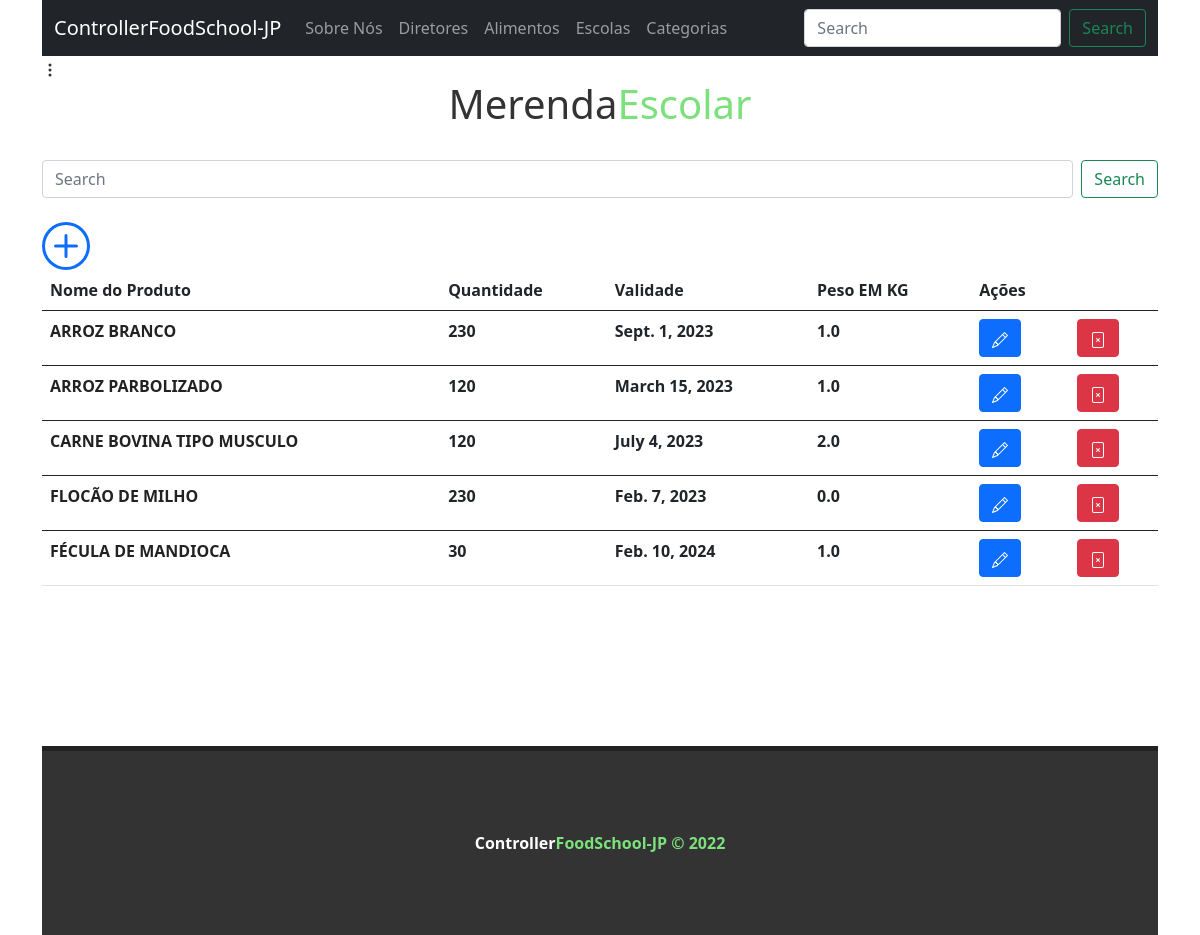
Before: / with the older database file.
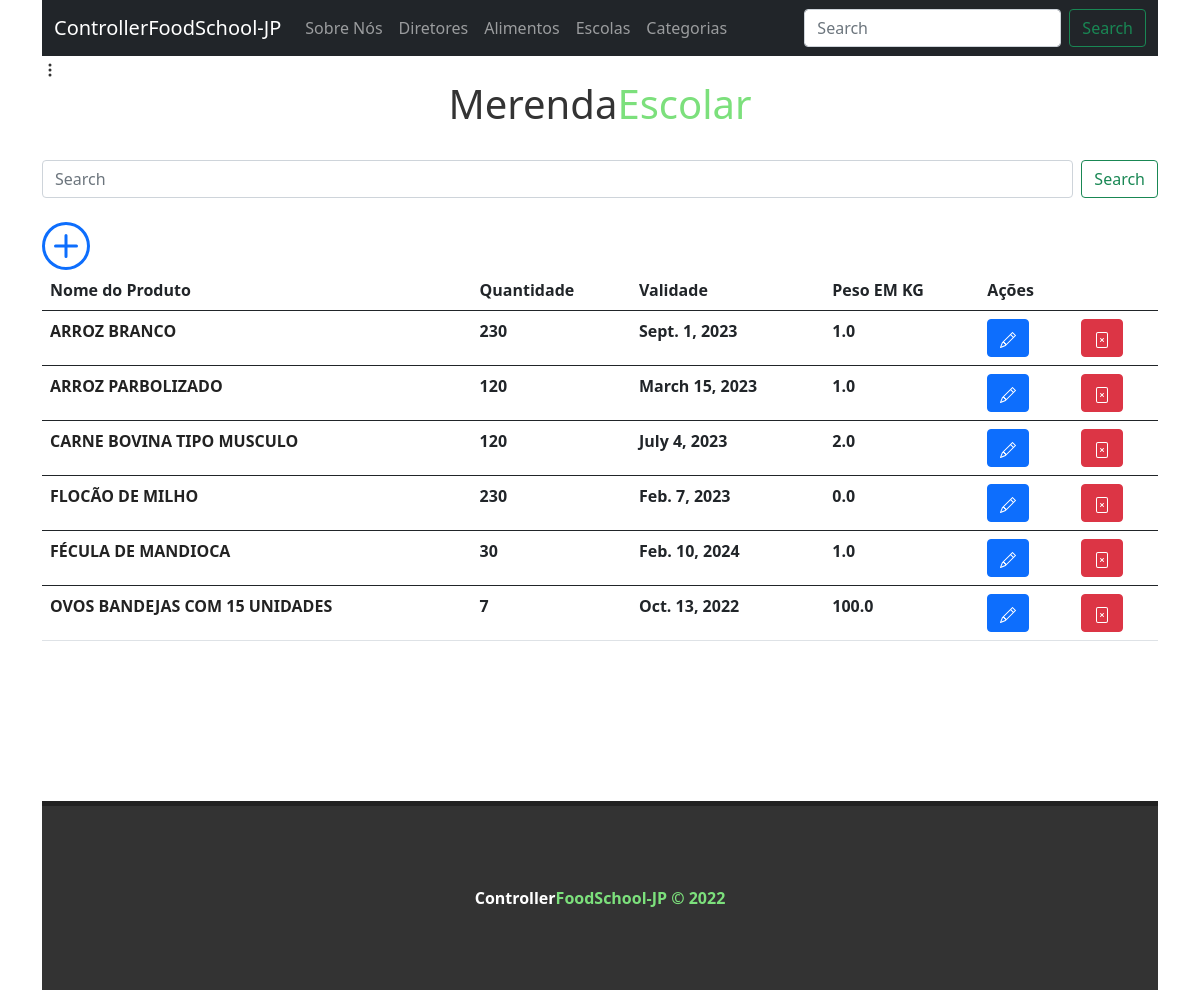
After: the same page with the newer database file.
### food/models.py (models this page shows, shortened)
class Food(models.Model):
   name = models.CharField(max_length=255)
   validity = models.DateField()
   quantity = models.IntegerField(null=True)
   weight = models.FloatField(null = True)
   category = models.ForeignKey(Category, on_delete=models.CASCADE)
   created_at = models.DateTimeField(auto_now_add=True)
   updated_at = models.DateTimeField(auto_now=True)

### food/views.py (the view)
# urls.py: path('', views.index, name= "index category"),
def index(request):
    food = Food.objects.all().order_by('name')
    return render(request, 'food/index.html', {'food': food})

### food/templates/food/index.html (shortened to what this page needs)
{% extends 'base.html' %}
{% block content %}
<div class="content">
<h1>Merenda<span>Escolar</span></h1>
</div>
<br>
   <form action="/search/" method='GET' class="d-flex">
    <input class="form-control me-2" name='name'type="search" placeholder="Search" aria-label="Search">
    <button class="btn btn-outline-success" type="submit">Search</button>
  </form>
  <br>
    <a href="/create"><strong></a>
    <table class="table">
        <thead>
            <tr>
                <th   scope="col">Nome do Produto</th>
                <th  scope="col">Quantidade</th>
                <th scope="col">Validade</th>
                <th  scope="col">Peso EM KG</th>
                <th  scope="col">Ações</th>
            </tr>
        </thead>
        {% for f in food %}
            <tbody>
                <tr>
                    <td><strong class="show"><a href="show/{{f.id}}">{{f.name}}</a></strong></td>
                    <td><strong>{{f.quantity}}</strong> </td>
                    <td><strong>{{f.validity}}</strong></td>
                    <td><strong>{{f.weight}}</strong></td>
                    <td>
                        <div class="row justify-content-center">
                            <div class="col">
                                <a href="edit/{{f.id}}"><button type="button" class="btn btn-primary"></button></a>
                            </div>
                            <div class="col">
                                <a href="delete/{{f.id}}"><button type="button" class="btn btn-danger"></button></a>
                            </div>
                        </div>
                    </td>
                </tr>
            </tbody>
        {% endfor %}
    </table>
{% endblock %}

Changed rows visible on the page:
added Food: name "OVOS BANDEJAS COM 15 UNIDADES", quantity "7", validity "Oct. 13, 2022", weight "100.0"
